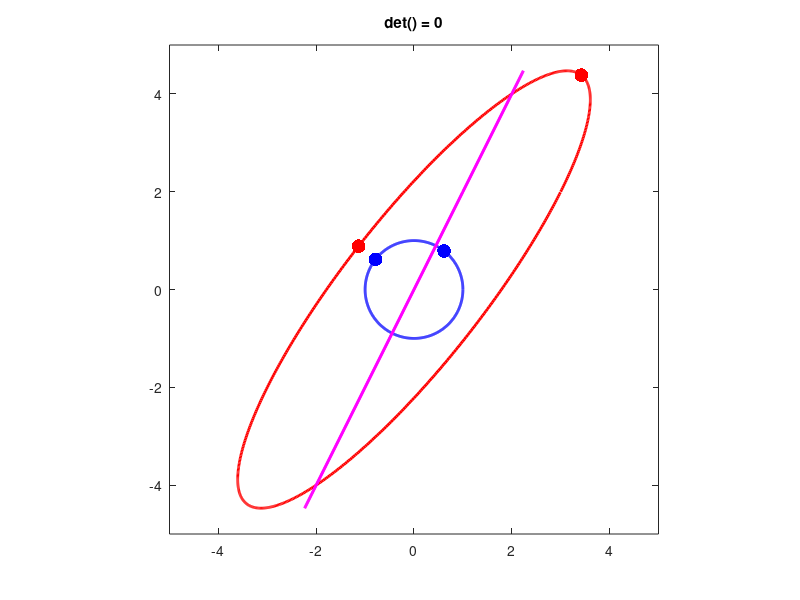

The MATLAB script that drew this image:
clear all;close all;clc

%{

Visualizing eigenvectors in the plane

%}
%{

We're going to see how multiplying a vector by 
a matrix is the same thing as moving a point 

For instance, 
%}

%This matrix
M = [1 -1;1 3/2];

%tells this point
startPoint = [1; 0];

%to go here
endPoint = M*startPoint; %via multiplication by M.

% Let's look.
scatter(startPoint(1),startPoint(2),100,'b','filled')
hold on
scatter(endPoint(1),endPoint(2),100,'r','filled')
axis equal
axis([-2 2 -2 2])


%%
% Whereas this matrix
difrntMtx = rand(2,2);

% tells the same point to go somewhere else...with a VERY 
% high probability. It might be that [0 -1;1 0] = rand(2,2)
% here. Anyway...

newPoint = difrntMtx*startPoint;


% Take a look

hold on
scatter(newPoint(1),newPoint(2),100,'c','filled')


%%

%{
Let's make the unit cricle, S_2 (or "the unit sphere in R^2" 
if you're mathy, hence the name S_2). We can do this by 
taking the real and imaginary values of the complex exponential. 
Below, we write "i" as the the imaginary unit, sqrt(-1). 
We can do that easily by using 
Euler's formula:

        e^(i*t) = cos(t) + i*sin(t)         ...if this isn't familiar:
                                            http://en.wikipedia.org/wiki/Euler's_formula
                                    

Think about what's gonna happen when we take t from 0 to 2*pi.
When t = 0, we have

        e^(0) = cos(0) + i*sin(0)
              =   1    + i*0

So taking the real and imaginary parts of e^(i*t) as our
x and y axes, we get

                x=Real    y=Imag

        e^(0) = cos(0) + i*sin(0)
              =   1    + i*0

                x = 1    y = 0


Then as t gets bigger, we trace around the unit circle 
counterclockwise until t = 2*pi and we've traced out one
full circle. Doing this gives us something called a 
"parametrized curve." Feel free to google that. 

How do we know that it traces the unit circle? Well,
what's the length of a vector in the plane that has 
coordinates x = cos(t) and y = sin(t)?

Let v = [cos(t) ; sin(t)]. Since the length of v is 
given by

        |v| = cos(t)^2 + sin(t)^2
            = 1

for every t, we can see that taking the real and 
imaginary parts of e^(i*t) as our x and y coordinates
will always have length 1. Therefore, v = [cos(t);sin(t)]
is on the unit circle. 

Check it out:
%}
%%
t = 0:0.01:2*pi;    %The interval [0, 2*pi] chopped into 
                    %1/100ths

% Throw [0, 2*pi] into the complex exponential e^(i*pi)
theSquareRootOfNegativeOne = complex(0,1);
e_super_it = exp(theSquareRootOfNegativeOne*t);

% Get your x's
xCoords = real(e_super_it);

% Get your y's
yCoords = imag(e_super_it);


%{
In order to simplify calculations, we'll throw
all of the points of the unit sphere into our matrix,
appropriately named
%}

S2 = [xCoords;yCoords];


% Plot 'em
plot(S2(1,:),S2(2,:),'-b','LineWidth',2)
axis equal


%% 

% Let's see what our original matrix M does to the
% unit circle

imageOfS2underM = M*S2;
plot(imageOfS2underM(1,:),imageOfS2underM(2,:),'-r','LineWidth',2);


%%

% how about the random matrix?
imageOfS2underRnd = difrntMtx*S2;
plot(imageOfS2underRnd(1,:),imageOfS2underRnd(2,:),'-c','LineWidth',2);


%% 
% You can run this block to get more
difrntMtx = rand(2,2);
imageOfS2underRnd = difrntMtx*S2;
plot(imageOfS2underRnd(1,:),imageOfS2underRnd(2,:),'-c','LineWidth',2);

%%

close all
plot(S2(1,:),S2(2,:),'-b','LineWidth',2);
axis([-1.2 1.2 -1.2 1.2])
axis equal
hold on
%%
singularMatrix = [.473 .172; .946 .344];

checkIt = det(singularMatrix);

display(['the determinant of our singular matrix is: ' num2str(checkIt)])
display(['and this machine can only calculate to   :  ' num2str(eps)])


% So what does a singular matrix do to S2?

imOfS2Sing = singularMatrix*S2;
plot(imOfS2Sing(1,:),imOfS2Sing(2,:),'-m','LineWidth',2);


%%
close all
%Let's start with a matrix, A, find its eigenvectors, and plot
%them on the unit circle.

A = [3 2;2 4];

[V D] = eigs(A)

plot(S2(1,:),S2(2,:),'-b','LineWidth',2);
axis([-5 5 -5 5])
axis equal
hold on
scatter(V(1,1),V(2,1),100,'b','filled');
scatter(V(1,2),V(2,2),100,'b','filled');
%% 
%Now we'll see where A maps the unit circle

imgOfS2uA = A*S2;
plot(imgOfS2uA(1,:),imgOfS2uA(2,:),'-r','LineWidth',2);

%%
%Since they're eigenvectors, we know where they'll go,
%but we'll plot them anyway

eigVec1uA = A*V(:,1);
eigVec2uA = A*V(:,2);
scatter(eigVec1uA(1,1),eigVec1uA(2,1),100,'r','filled');
scatter(eigVec2uA(1,1),eigVec2uA(2,1),100,'r','filled');

%%

%Note that if we subtract 2 from the first entry of A, we 
%get a singular matrix. Let's call it sA.

sA = [1 2;2 4];

display(['The det of sA is:  ' num2str(det(sA))])

[sV sD] = eigs(sA)

%%

%Let's continuously transform A into sA and watch what happens
% close all
close all;
k = 3:-0.01:1;

for i = 1:length(k)

% Do calculations
transf = [k(i) 2;2 4]; %This A --> sA as i --> length(k)
detS = det(transf);
sing2S = transf*S2;

% Plot
plot(S2(1,:),S2(2,:),'-b','LineWidth',2);
hold on
plot(imgOfS2uA(1,:),imgOfS2uA(2,:),'-r','LineWidth',2);
axis([-5 5 -5 5])
axis equal
scatter(V(1,1),V(2,1),100,'b','filled');
scatter(V(1,2),V(2,2),100,'b','filled');
scatter(eigVec1uA(1,1),eigVec1uA(2,1),100,'r','filled');
scatter(eigVec2uA(1,1),eigVec2uA(2,1),100,'r','filled');
plot(sing2S(1,:),sing2S(2,:),'-m','LineWidth',2);
axis equal
title(['det() = ' num2str(detS)])
hold off
getframe;

end











































